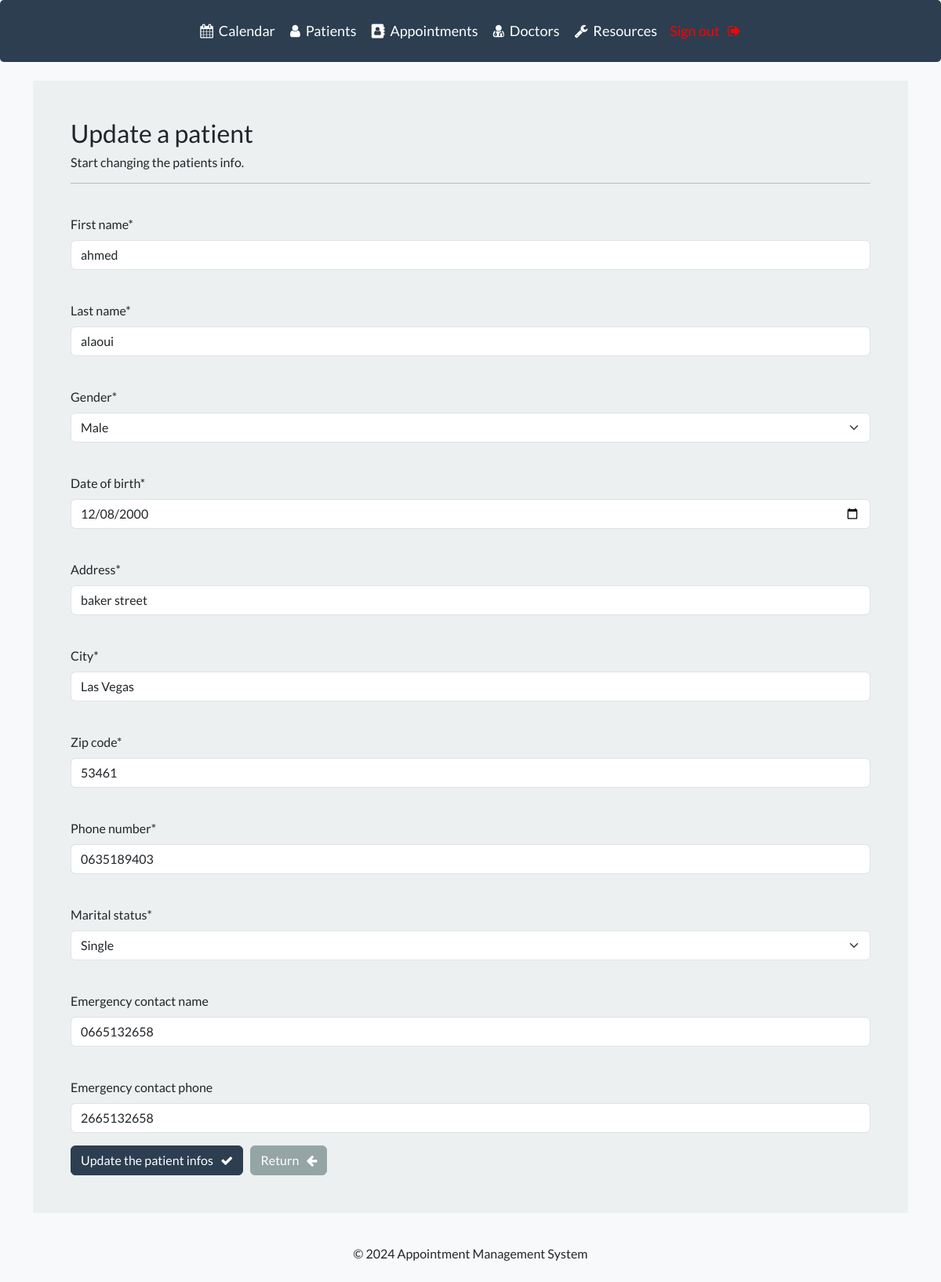
The app's page /update-patient/17 (signed in) with its own data.
### webapp/models.py (models this page shows, shortened)
class Patient(models.Model):
    user_id = models.ForeignKey(settings.AUTH_USER_MODEL, on_delete=models.CASCADE)
    GENDER_CHOICES = (
        ('M', 'Male'),
        ('F', 'Female')
    )
    MARITAL_STATUS_CHOICES = (
        ('S', 'Single'),
        ('M', 'Married'),
        ('D', 'Divorced'),
        ('W', 'Widowed'),
        ('O', 'Other')
    )
    first_name = models.CharField(max_length=100)
    last_name = models.CharField(max_length=100)
    gender = models.CharField(max_length=1, choices=GENDER_CHOICES)
    date_of_birth = models.DateField()
    address = models.CharField(max_length=255)
    city = models.CharField(max_length=100)
    zip_code = models.CharField(max_length=20)
    phone_number = models.CharField(max_length=20)
    marital_status = models.CharField(max_length=1, choices=MARITAL_STATUS_CHOICES)
    emergency_contact_name = models.CharField(max_length=100, blank=True, null=True)
    emergency_contact_phone = models.CharField(max_length=20, blank=True, null=True)
    created_at = models.DateTimeField(auto_now_add=True)

### webapp/views.py (the view)
# urls.py: path('update-patient/<int:pk>',views.update_patient,name="update-patient"),
@login_required(login_url='my-login')
def update_patient(request, pk):
    patient = get_object_or_404(Patient, id=pk)
    if request.method == 'POST':
        form = UpdatePatientForm(request.POST, instance=patient)
        if form.is_valid():
            form.save()
            return redirect('list-patient')
    else:
        form = UpdatePatientForm(instance=patient)
    return render(request, 'webapp/update-patient.html', {'form': form})

### webapp/forms.py
class UpdatePatientForm(forms.ModelForm):
    class Meta:
        model = Patient
        fields = ['first_name', 'last_name', 'gender', 'date_of_birth', 'address', 'city', 'zip_code', 'phone_number', 'marital_status', 'emergency_contact_name', 'emergency_contact_phone']
    def __init__(self, *args, **kwargs):
        super(UpdatePatientForm, self).__init__(*args, **kwargs)
        self.fields['date_of_birth'].widget = forms.DateInput(attrs={'type': 'date'})

### webapp/templates/webapp/update-patient.html (shortened to what this page needs)
{% extends 'webapp/base.html' %}
{% load crispy_forms_tags %}
{% block content %}
    <body>
        <div class="container bg-light shadow-md p-5 form-layout">
            <h3> Update a patient </h3>
            <h6> Start changing the patients info. </h6>
            <hr>
            <br>
            <form method="POST" autocomplete="off">
                {{form.first_name|as_crispy_field}}
                <br>
                {{form.last_name|as_crispy_field}}
                <br>
                {{form.gender|as_crispy_field}}
                <br>
                {{form.date_of_birth|as_crispy_field}}
                <br>
                {{form.address|as_crispy_field}}
                <br>
                {{form.city|as_crispy_field}}
                <br>
                {{form.zip_code|as_crispy_field}}
                <br>
                {{form.phone_number|as_crispy_field}}
                <br>
                {{form.marital_status|as_crispy_field}}
                <br>
                {{form.emergency_contact_name|as_crispy_field}}
                <br>
                {{form.emergency_contact_phone|as_crispy_field}}
                <button type="submit" class="btn btn-primary">
                    Update the patient infos &nbsp; <i class="fa fa-check" aria-hidden="true"></i>
                </button>
                <a href="{% url 'list-patient' %}" class="btn btn-secondary">
                    Return &nbsp; <i class="fa fa-arrow-left" aria-hidden="true"></i>
                </a>
            </form>
        </div>
        <br>
    </body>
{% endblock %}

### static/css/styles.css (style rules this page uses)
body { background-color: #f8f9fa; }

### records on screen
Patient: first_name "ahmed", last_name "alaoui", gender "Male", date_of_birth "12/08/2000", address "baker street", city "Las Vegas", zip_code "53461", phone_number "0635189403", marital_status "Single", emergency_contact_name "0665132658", emergency_contact_phone "2665132658"
